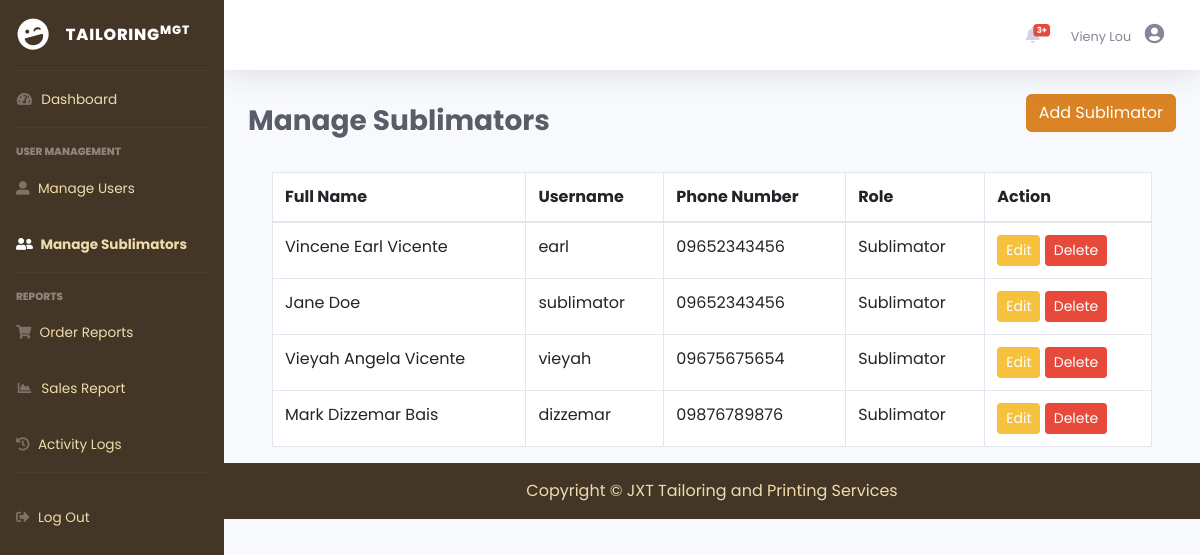
Page /admin/sublimator.php (signed in) on the committed database.
### tables this page shows
CREATE TABLE `users` (
  `user_id` int(11) NOT NULL,
  `username` varchar(50) NOT NULL,
  `password` varchar(255) NOT NULL,
  `email` varchar(100) NOT NULL,
  `first_name` varchar(50) NOT NULL,
  `last_name` varchar(50) NOT NULL,
  `phone_number` varchar(20) DEFAULT NULL,
  `role` enum('Staff','Manager','Admin','Sublimator') NOT NULL,
  `created_at` timestamp NOT NULL DEFAULT current_timestamp(),
  `updated_at` timestamp NOT NULL DEFAULT current_timestamp() ON UPDATE current_timestamp()
);

### admin/sublimator.php (the view, shortened to what this page needs)
<?php
include '../db.php';
$query = "SELECT user_id, CONCAT(first_name, ' ', last_name) AS fullname, username, phone_number, role
          FROM users
          WHERE role = 'Sublimator'";
$result = mysqli_query($conn, $query);
?>
<!DOCTYPE html>
<html lang="en">
<head>
    <link href="https://cdn.jsdelivr.net/npm/bootstrap@5.3.0/dist/css/bootstrap.min.css" rel="stylesheet">
    <link href="vendor/fontawesome-free/css/all.min.css" rel="stylesheet">
    <link href="css/sb-admin-2.min.css" rel="stylesheet">
</head>
<body id="page-top">
    <div id="wrapper">
        <?php include 'sidebar.php'; ?>
        <div id="content-wrapper" class="d-flex flex-column">
            <div id="content">
            <nav class="navbar navbar-expand navbar-light topbar mb-4 static-top shadow">
                    <ul class="navbar-nav ml-auto">
                        <?php include 'notifications.php'; ?>
                        <li class="nav-item dropdown no-arrow">
                            <a class="nav-link dropdown-toggle" href="#" id="userDropdown" role="button" data-toggle="dropdown" aria-haspopup="true" aria-expanded="false">
                                <span class="mr-2 d-none d-lg-inline text-gray-600 small">
                                    <?php echo htmlspecialchars($_SESSION['first_name']); ?>
                                    <i class='fas fa-user-circle' style="font-size:20px; margin-left: 10px;"></i>
                                </span>
                            </a>
                        </li>
                    </ul>
                </nav>
                <div class="container-fluid">
                    <div class="d-sm-flex align-items-center justify-content-between mb-4">
                        <h1 class="h3 mb-0 text-gray-800" style="font-weight: bold; text-shadow: 1px 1px 2px #fff;">
                            Manage Sublimators
                        </h1>
                        <button class="btn btn-primary mb-3" data-bs-toggle="modal" data-bs-target="#addUserModal">
                            Add Sublimator
                        </button>
                    </div>
                    <div class="container">
                        <table class="table table-bordered" id="usersTable">
                            <thead>
                                <tr>
                                    <th>Full Name</th>
                                    <th>Username</th>
                                    <th>Phone Number</th>
                                    <th>Role</th>
                                    <th>Action</th>
                                </tr>
                            </thead>
                            <tbody>
                                <?php
                                if (isset($result) && mysqli_num_rows($result) > 0) {
                                    while ($row = mysqli_fetch_assoc($result)) { ?>
                                        <tr>
                                            <td><?php echo htmlspecialchars($row['fullname']); ?></td>
                                            <td><?php echo htmlspecialchars($row['username']); ?></td>
                                            <td><?php echo htmlspecialchars($row['phone_number']); ?></td>
                                            <td><?php echo htmlspecialchars($row['role']); ?></td>
                                            <td>
                                                <a href="edit_sublimator.php?id=<?php echo $row['user_id']; ?>" class="btn btn-warning btn-sm">Edit</a>
                                                <button class="btn btn-danger btn-sm" onclick="confirmDelete(<?php echo $row['user_id']; ?>)">Delete</button>
                                            </td>
                                        </tr>
                                <?php }
                                } else {
                                    echo "<tr><td colspan='5' class='text-center'>No sublimators found</td></tr>";
                                }
                                ?>
                            </tbody>
                        </table>
                    </div>
                </div>
                <footer class="footer text-center py-3">
                    <span>Copyright &copy; JXT Tailoring and Printing Services</span>
                </footer>
            </div>
        </div>
    </div>
</body>
</html>

### admin/sublimator.php (style rules this page uses)
body { font-family: 'Poppins', sans-serif; background-color: #F2F6D0; }
.navbar { background-color: white !important; box-shadow: 0 2px 4px rgba(0, 0, 0, 0.1); }
.btn-primary { background-color: #D98324 !important; border-color: #D98324 !important; }
.footer { background-color: #443627 !important; color: #EFDCAB !important; }

### rows in the picture
users: fullname "Vincene Earl Vicente", username "earl", phone_number "09652343456", role "Sublimator"
users: fullname "Jane Doe", username "sublimator", phone_number "09652343456", role "Sublimator"
users: fullname "Vieyah Angela Vicente", username "vieyah", phone_number "09675675654", role "Sublimator"
users: fullname "Mark Dizzemar Bais", username "dizzemar", phone_number "09876789876", role "Sublimator"

### other values in the picture
$_SESSION['first_name'] "Vieny Lou"
